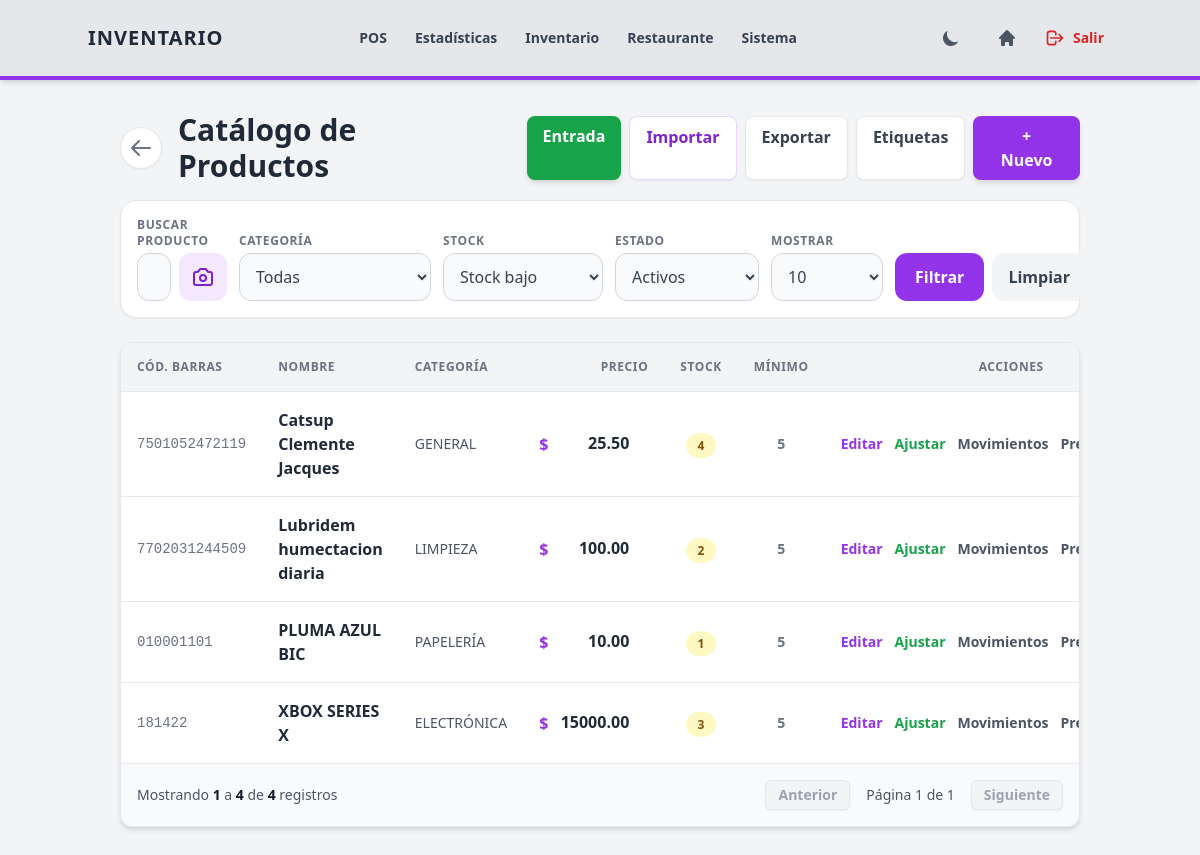
The page /inventario/productos/?stock=bajo (signed in) on the database its author committed.
### inventario/models.py (models this page shows, shortened)
class Producto(models.Model):
    codigo_barras = models.CharField(max_length=50, unique=True)
    nombre = models.CharField(max_length=200)
    categoria = models.ForeignKey(Categoria, on_delete=models.SET_NULL, null=True, related_name='productos')
    stock = models.IntegerField(default=0)
    stock_minimo = models.PositiveIntegerField(default=5)
    activo = models.BooleanField(default=True)
    class Meta:
        constraints = [
            models.CheckConstraint(condition=models.Q(stock__gte=0), name='producto_stock_no_negativo'),
            models.CheckConstraint(condition=models.Q(stock_minimo__gte=0), name='producto_stock_minimo_no_negativo'),
        ]

class Categoria(models.Model):
    nombre = models.CharField(max_length=100, unique=True)
    descripcion = models.TextField(blank=True, null=True)

class PrecioProducto(models.Model):
    producto = models.OneToOneField(Producto, on_delete=models.CASCADE, related_name='precios')
    costo = models.DecimalField(max_digits=10, decimal_places=2)
    precio = models.DecimalField(max_digits=10, decimal_places=2)
    margen_ganancia = models.DecimalField(max_digits=10, decimal_places=2, editable=False)
    fecha_ultimo_cambio = models.DateTimeField(auto_now=True)

### inventario/views/productos.py (the view)
# urls.py: path('productos/', views.lista_inventario, name='lista_inventario'),
@login_required
@permission_required(VER_INVENTARIO_PERMISSION, login_url='portal_principal')
def lista_inventario(request):
    contexto = _lista_inventario_context(request)
    return render(request, 'inventario/productos/lista.html', contexto)

### core/utils.py (called while the page is built)
def get_querystring_without_page(request):
    params = request.GET.copy()
    params.pop('page', None)
    return params.urlencode()

### inventario/views/productos.py (called while the page is built)
def _lista_inventario_context(request):
    productos_list, filtros = _productos_filtrados(request)
    per_page = request.GET.get('per_page', 10)
    try:
        per_page = int(per_page)
    except ValueError:
        per_page = 10
    paginator = Paginator(productos_list, per_page)
    page_number = request.GET.get('page')
    page_obj = paginator.get_page(page_number)
    return {
        **get_config_context('Inventario', 'border-purple-600'),
        'page_obj': page_obj,
        'per_page': per_page,
        **filtros,
        'categorias': Categoria.objects.all().order_by('nombre'),
        'querystring': get_querystring_without_page(request),
    }

### inventario/templates/inventario/productos/lista.html (shortened to what this page needs)
{% extends "base/base.html" %}
{% block content %}
<div class="flex flex-col sm:flex-row justify-between items-center mb-4 gap-4">
    <div class="flex items-center gap-4 w-full sm:w-auto">
        <a href="{% url 'inventario_dashboard' %}" class="p-2 bg-white dark:bg-gray-800 rounded-full shadow-sm hover:bg-gray-100 dark:hover:bg-gray-700 transition border border-gray-200 dark:border-gray-700 text-gray-500" title="Regresar">
            <svg xmlns="http://www.w3.org/2000/svg" class="h-6 w-6" fill="none" viewBox="0 0 24 24" stroke="currentColor">
                <path stroke-linecap="round" stroke-linejoin="round" stroke-width="2" d="M10 19l-7-7m0 0l7-7m-7 7h18" />
            </svg>
        </a>
        <h2 class="text-2xl sm:text-3xl font-bold">Catálogo de Productos</h2>
    </div>
    <div class="w-full sm:w-auto grid grid-cols-2 sm:flex gap-2">
        {% if perms.configuraciones.ajustar_stock or request.user.is_superuser %}
        <a href="{% url 'entrada_rapida' %}" class="text-center bg-green-600 hover:bg-green-700 text-white font-bold py-2 px-4 rounded-lg shadow-md transition-colors">Entrada</a>
        {% endif %}
        {% if perms.configuraciones.importar_exportar_inventario or request.user.is_superuser %}
        <a href="{% url 'importar_productos_csv' %}" class="text-center bg-white dark:bg-gray-800 hover:bg-gray-100 dark:hover:bg-gray-700 text-purple-700 dark:text-purple-300 border border-purple-200 dark:border-purple-800 font-bold py-2 px-4 rounded-lg shadow-sm transition-colors">Importar</a>
        <a href="{% url 'exportar_productos_csv' %}{% if querystring %}?{{ querystring }}{% endif %}" class="text-center bg-white dark:bg-gray-800 hover:bg-gray-100 dark:hover:bg-gray-700 text-gray-700 dark:text-gray-200 border border-gray-200 dark:border-gray-700 font-bold py-2 px-4 rounded-lg shadow-sm transition-colors">Exportar</a>
        {% endif %}
        {% if perms.configuraciones.imprimir_etiquetas or request.user.is_superuser %}
        <a href="{% url 'imprimir_etiquetas' %}{% if querystring %}?{{ querystring }}{% endif %}" target="_blank" class="text-center bg-white dark:bg-gray-800 hover:bg-gray-100 dark:hover:bg-gray-700 text-gray-700 dark:text-gray-200 border border-gray-200 dark:border-gray-700 font-bold py-2 px-4 rounded-lg shadow-sm transition-colors">Etiquetas</a>
        {% endif %}
        {% if perms.configuraciones.editar_productos or request.user.is_superuser %}
        <button hx-get="{% url 'nuevo_producto' %}" hx-target="#modal-content" class="col-span-2 sm:col-span-1 text-center bg-purple-600 hover:bg-purple-700 text-white font-bold py-2 px-6 rounded-lg shadow-md transition-colors">
            + Nuevo
        </button>
        {% endif %}
    </div>
</div>
<form id="filtros-inventario-form" method="GET" class="mb-6 bg-white dark:bg-gray-800 rounded-2xl border border-gray-200 dark:border-gray-700 shadow-sm p-3 sm:p-4">
    <div class="grid grid-cols-1 lg:grid-cols-[1fr_auto_auto_auto_auto_auto] gap-3 items-end">
        <div>
            <label for="filtro-inventario-q" class="block text-xs font-black uppercase tracking-wider text-gray-500 dark:text-gray-400 mb-1">Buscar producto</label>
            <div class="flex gap-2">
                <input id="filtro-inventario-q" type="search" name="q" value="{{ query }}" placeholder="Nombre, código o categoría"
                       class="w-full min-h-12 rounded-xl border border-gray-300 dark:border-gray-600 bg-gray-50 dark:bg-gray-900 px-4 text-gray-900 dark:text-white focus:ring-2 focus:ring-purple-500 outline-none">
                <button type="button" onclick="abrirEscanerFiltroInventario()" class="min-h-12 min-w-12 rounded-xl bg-purple-100 dark:bg-purple-900/30 text-purple-700 dark:text-purple-300 hover:bg-purple-200 dark:hover:bg-purple-900/50 transition flex items-center justify-center" title="Escanear y abrir producto">
                </button>
            </div>
        </div>
        <div>
            <label class="block text-xs font-black uppercase tracking-wider text-gray-500 dark:text-gray-400 mb-1">Categoría</label>
            <select name="categoria" class="w-full lg:w-48 min-h-12 rounded-xl border border-gray-300 dark:border-gray-600 bg-gray-50 dark:bg-gray-900 px-3 text-gray-700 dark:text-gray-200 focus:ring-2 focus:ring-purple-500 outline-none">
                <option value="">Todas</option>
            </select>
        </div>
        <div>
            <label class="block text-xs font-black uppercase tracking-wider text-gray-500 dark:text-gray-400 mb-1">Stock</label>
            <select name="stock" class="w-full lg:w-40 min-h-12 rounded-xl border border-gray-300 dark:border-gray-600 bg-gray-50 dark:bg-gray-900 px-3 text-gray-700 dark:text-gray-200 focus:ring-2 focus:ring-purple-500 outline-none">
                <option value="bajo" {% if stock == 'bajo' %}selected{% endif %}>Stock bajo</option>
            </select>
        </div>
        <div>
            <label class="block text-xs font-black uppercase tracking-wider text-gray-500 dark:text-gray-400 mb-1">Estado</label>
            <select name="estado" class="w-full lg:w-36 min-h-12 rounded-xl border border-gray-300 dark:border-gray-600 bg-gray-50 dark:bg-gray-900 px-3 text-gray-700 dark:text-gray-200 focus:ring-2 focus:ring-purple-500 outline-none">
                <option value="activos" {% if estado == 'activos' %}selected{% endif %}>Activos</option>
            </select>
        </div>
        <div>
            <label class="block text-xs font-black uppercase tracking-wider text-gray-500 dark:text-gray-400 mb-1">Mostrar</label>
            <select name="per_page" class="w-full lg:w-28 min-h-12 rounded-xl border border-gray-300 dark:border-gray-600 bg-gray-50 dark:bg-gray-900 px-3 text-gray-700 dark:text-gray-200 focus:ring-2 focus:ring-purple-500 outline-none">
                <option value="10" {% if per_page == 10 %}selected{% endif %}>10</option>
            </select>
        </div>
        <div class="flex gap-2">
            <button type="submit" class="min-h-12 flex-1 lg:flex-none rounded-xl bg-purple-600 hover:bg-purple-700 text-white font-black px-5 transition">Filtrar</button>
            <a href="{% url 'lista_inventario' %}" class="min-h-12 flex-1 lg:flex-none rounded-xl bg-gray-100 dark:bg-gray-700 hover:bg-gray-200 dark:hover:bg-gray-600 text-gray-700 dark:text-gray-200 font-black px-4 transition flex items-center justify-center">Limpiar</a>
        </div>
    </div>
</form>
<section id="inventario-lista-tiempo-real" data-lista-live-url="{% url 'lista_inventario_live' %}{% if request.GET.urlencode %}?{{ request.GET.urlencode }}{% endif %}">
    {% include 'inventario/productos/partials/lista_resultados.html' %}
</section>
{% endblock %}

### inventario/templates/inventario/productos/partials/lista_resultados.html (shortened to what this page needs)
<div class="bg-white dark:bg-gray-800 rounded-xl shadow-md overflow-hidden border border-gray-200 dark:border-gray-700">
    <div class="hidden md:block overflow-x-auto">
        <table class="w-full text-left border-collapse min-w-[820px]">
            <thead>
                <tr class="bg-gray-100 dark:bg-gray-700 text-gray-500 dark:text-gray-300 uppercase text-xs tracking-wider border-b dark:border-gray-600">
                    <th class="p-4">Cód. Barras</th>
                    <th class="p-4">Nombre</th>
                    <th class="p-4">Categoría</th>
                    <th class="p-4 text-right">Precio</th>
                    <th class="p-4 text-center">Stock</th>
                    <th class="p-4 text-center">Mínimo</th>
                    <th class="p-4 text-center">Acciones</th>
                </tr>
            </thead>
            <tbody class="divide-y divide-gray-200 dark:divide-gray-700">
                {% for p in page_obj %}
                <tr class="hover:bg-gray-50 dark:hover:bg-gray-700/50 transition-colors">
                    <td class="p-4 font-mono text-sm text-gray-500 dark:text-gray-400">{{ p.codigo_barras }}</td>
                    <td class="p-4">
                        <p class="font-bold">{{ p.nombre }}</p>
                    </td>
                    <td class="p-4 text-sm text-gray-600 dark:text-gray-400">{{ p.categoria.nombre|default:"Sin categoría" }}</td>
                    <td class="p-4 text-right">
                        {% if perms.configuraciones.editar_precios or request.user.is_superuser %}
                            {% include 'inventario/productos/partials/precio_inline.html' with p=p %}
                        {% else %}
                            <span class="font-black text-purple-600 dark:text-purple-400">${{ p.precios.precio|default:'0.00'|floatformat:2 }}</span>
                        {% endif %}
                    </td>
                    <td class="p-4 text-center">
                        {% if p.stock > p.stock_minimo %}
                            <span class="bg-green-100 text-green-800 dark:bg-green-900 dark:text-green-300 px-3 py-1 rounded-full text-xs font-bold">{{ p.stock }}</span>
                        {% elif p.stock > 0 %}
                            <span class="bg-yellow-100 text-yellow-800 dark:bg-yellow-900 dark:text-yellow-300 px-3 py-1 rounded-full text-xs font-bold">{{ p.stock }}</span>
                        {% else %}
                            <span class="bg-red-100 text-red-800 dark:bg-red-900 dark:text-red-300 px-3 py-1 rounded-full text-xs font-bold">Agotado</span>
                        {% endif %}
                    </td>
                    <td class="p-4 text-center text-sm font-bold text-gray-500 dark:text-gray-400">{{ p.stock_minimo }}</td>
                    <td class="p-4 text-center">
                        <div class="flex items-center justify-center gap-3">
                            {% if perms.configuraciones.editar_productos or request.user.is_superuser %}
                            <button hx-get="{% url 'editar_producto' p.id %}" hx-target="#modal-content" class="text-purple-600 dark:text-purple-400 hover:underline font-bold text-sm">Editar</button>
                            {% endif %}
                            {% if perms.configuraciones.ajustar_stock or request.user.is_superuser %}
                            <button hx-get="{% url 'ajustar_stock' p.id %}" hx-target="#modal-content" class="text-green-600 dark:text-green-400 hover:underline font-bold text-sm">Ajustar</button>
                            {% endif %}
                            <a href="{% url 'movimientos_producto' p.id %}" class="text-gray-600 dark:text-gray-300 hover:underline font-bold text-sm">Movimientos</a>
                            <a href="{% url 'historial_precios_producto' p.id %}" class="text-gray-600 dark:text-gray-300 hover:underline font-bold text-sm">Precios</a>
                        </div>
                    </td>
                </tr>
                {% empty %}
                <tr>
                    <td colspan="7" class="p-8 text-center text-gray-400 dark:text-gray-500 italic">No hay productos en el inventario.</td>
                </tr>
                {% endfor %}
            </tbody>
        </table>
    </div>
    {% include "base/pagination.html" %}
</div>

### inventario/templates/inventario/productos/partials/precio_inline.html (shortened to what this page needs)
<div id="precio-inline-{{ p.id }}">
    <div class="flex items-center justify-end gap-1">
        <span class="text-purple-600 dark:text-purple-400 font-bold">$</span>
        <input type="number"
               step="0.01"
               data-decimal-places="2"
               min="0"
               name="precio"
               value="{{ p.precios.precio|default:'0.00' }}"
               hx-post="{% url 'actualizar_precio_inline' p.id %}"
               hx-trigger="change"
               hx-swap="outerHTML"
               hx-target="#precio-inline-{{ p.id }}"
               title="Modificar precio directamente"
               class="w-20 sm:w-24 p-1 text-right font-black text-gray-800 dark:text-white bg-transparent border-b-2 border-transparent hover:border-purple-300 dark:hover:border-purple-600 focus:border-purple-500 focus:bg-purple-50 dark:focus:bg-gray-700 outline-none transition-all cursor-pointer rounded-t">
    </div>
</div>

### rows shown on the page
Producto: codigo_barras "7501052472119", nombre "Catsup Clemente Jacques", categoria.nombre "GENERAL", precio "25.50", stock "4", stock_minimo "5"
Producto: codigo_barras "7702031244509", nombre "Lubridem humectacion diaria", categoria.nombre "LIMPIEZA", precio "100.00", stock "2", stock_minimo "5"
Producto: codigo_barras "010001101", nombre "PLUMA AZUL BIC", categoria.nombre "PAPELERÍA", precio "10.00", stock "1", stock_minimo "5"
Producto: codigo_barras "181422", nombre "XBOX SERIES X", categoria.nombre "ELECTRÓNICA", precio "15000.00", stock "3", stock_minimo "5"

### other values the page prints
{{ item.label }} "POS" "Estadísticas" "Inventario" "Restaurante" "Sistema"
{{ page_obj.start_index|default:0 }} "1"
{{ page_obj.end_index|default:0 }} "4"
{{ page_obj.paginator.count }} "4"
{{ page_obj.number }} "1"
{{ page_obj.paginator.num_pages }} "1"
